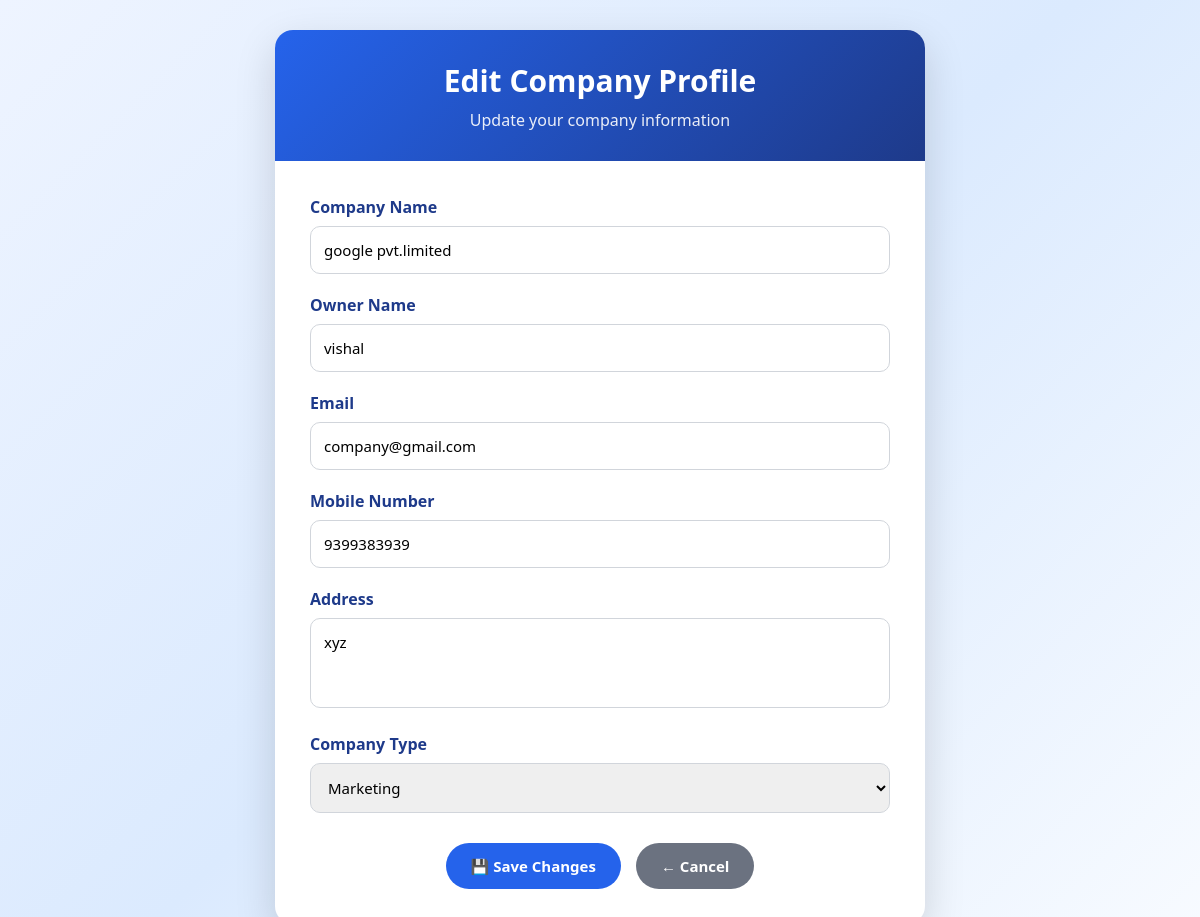
/employer/edit_profile/ (signed in), run on the app's committed database.
### employer/models.py (models this page shows, shortened)
class Employerreg(models.Model):
    company_name = models.CharField(max_length=100)
    ower_name = models.CharField(max_length=100)
    email = models.EmailField(max_length=100)
    mobile_number = models.CharField(max_length=15)
    address = models.TextField()
    company_type = models.CharField(max_length=100)
    password = models.CharField(max_length=100)
    created_at = models.DateTimeField(auto_now_add=True)

### employer/views.py (the view, shortened to what this page needs)
# urls.py: path('edit_profile/', views.edit_profile, name='edit_profile'),
def edit_profile(request):
    if "employer_id" not in request.session:
        return redirect("employer_login")
    employer = Employerreg.objects.get(id=request.session["employer_id"])
    return render(request, "employer/edit_profile.html", {"employer": employer})

### employer/templates/employer/edit_profile.html (shortened to what this page needs)
<!DOCTYPE html>
<html lang="en">
<head>
</head>
<body>
<div class="container">
<div class="header">
<h2>Edit Company Profile</h2>
<p>Update your company information</p>
</div>
<div class="form">
<form method="post">
<div class="form-group">
<label>Company Name</label>
<input
type="text"
name="company_name"
value="{{ employer.company_name }}"
required>
</div>
<div class="form-group">
<label>Owner Name</label>
<input
type="text"
name="ower_name"
value="{{ employer.ower_name }}"
required>
</div>
<div class="form-group">
<label>Email</label>
<input
type="email"
name="email"
value="{{ employer.email }}"
required>
</div>
<div class="form-group">
<label>Mobile Number</label>
<input
type="text"
name="mobile_number"
value="{{ employer.mobile_number }}"
required>
</div>
<div class="form-group">
<label>Address</label>
<textarea
name="address"
required>{{ employer.address }}</textarea>
</div>
<div class="form-group">
<label>Company Type</label>
<select name="company_type" required>
<option {% if employer.company_type == "Marketing" %}selected{% endif %}>Marketing</option>
</select>
</div>
<div class="buttons">
<button type="submit" class="btn save">
💾 Save Changes
</button>
<a href="{% url 'profile' %}" class="btn cancel">
← Cancel
</a>
</div>
</form>
</div>
</div>
</body>
</html>

### employer/templates/employer/edit_profile.html (style rules this page uses)
* { margin:0; padding:0; box-sizing:border-box; font-family:'Segoe UI',sans-serif; }
body { background:linear-gradient(135deg,#eef4ff,#dbeafe,#f8fbff); min-height:100vh; display:flex; justify-content:center; align-items:center; padding:30px; }
.container { width:100%; max-width:650px; background:#fff; border-radius:18px; overflow:hidden; box-shadow:0 15px 40px rgba(0,0,0,.15); }
.header { background:linear-gradient(135deg,#2563eb,#1e3a8a); color:white; text-align:center; padding:30px; }
.header h2 { font-size:30px; margin-bottom:8px; }
.header p { opacity:.9; }
.form { padding:35px; }
.form-group { margin-bottom:20px; }
.form-group label { display:block; font-weight:600; margin-bottom:8px; color:#1e3a8a; }
.form-group input, .form-group textarea, .form-group select { width:100%; padding:13px; border:1px solid #d1d5db; border-radius:10px; font-size:15px; transition:.3s; }
.form-group textarea { resize:none; height:90px; }
.buttons { margin-top:30px; display:flex; justify-content:center; gap:15px; flex-wrap:wrap; }
.btn { text-decoration:none; padding:13px 25px; border:none; border-radius:30px; font-size:15px; cursor:pointer; color:white; font-weight:600; transition:.3s; }
.save { background:#2563eb; }
.cancel { background:#6b7280; }

### data on the page
Employerreg: company_name "google pvt.limited", ower_name "vishal", email "company@gmail.com", mobile_number "9399383939", address "xyz", company_type "Marketing"
